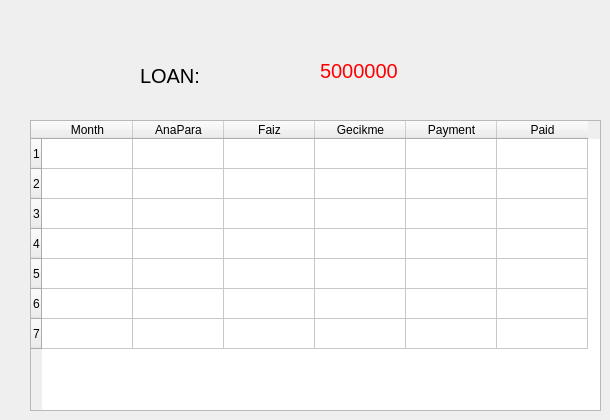
     <widget class="QWidget" name="page">
      <widget class="QLabel" name="loan_label">
       <property name="geometry">
        <rect>
         <x>140</x>
         <y>50</y>
         <width>81</width>
         <height>51</height>
        </rect>
       </property>
       <property name="font">
        <font>
         <pointsize>15</pointsize>
        </font>
       </property>
       <property name="text">
        <string>LOAN: </string>
       </property>
      </widget>
      <widget class="QLabel" name="loan_value_label">
       <property name="geometry">
        <rect>
         <x>320</x>
         <y>50</y>
         <width>241</width>
         <height>41</height>
        </rect>
       </property>
       <property name="font">
        <font>
         <pointsize>15</pointsize>
        </font>
       </property>
       <property name="styleSheet">
        <string notr="true">color: Red</string>
       </property>
       <property name="text">
        <string>5000000</string>
       </property>
      </widget>
      <widget class="QTableWidget" name="loan_info_tableWidget">
       <property name="geometry">
        <rect>
         <x>30</x>
         <y>120</y>
         <width>571</width>
         <height>291</height>
        </rect>
       </property>
       <property name="rowCount">
        <number>7</number>
       </property>
       <attribute name="horizontalHeaderMinimumSectionSize">
        <number>49</number>
       </attribute>
       <attribute name="horizontalHeaderDefaultSectionSize">
        <number>91</number>
       </attribute>
       <row>
        <property name="text">
         <string>1</string>
        </property>
       </row>
       <row/>
       <row/>
       <row/>
       <row/>
       <row/>
       <row/>
       <column>
        <property name="text">
         <string>Month</string>
        </property>
       </column>
       <column>
        <property name="text">
         <string>AnaPara</string>
        </property>
       </column>
       <column>
        <property name="text">
         <string>Faiz</string>
        </property>
       </column>
       <column>
        <property name="text">
         <string>Gecikme</string>
        </property>
       </column>
       <column>
        <property name="text">
         <string>Payment</string>
        </property>
       </column>
       <column>
        <property name="text">
         <string>Paid</string>
        </property>
       </column>
      </widget>
     </widget>
